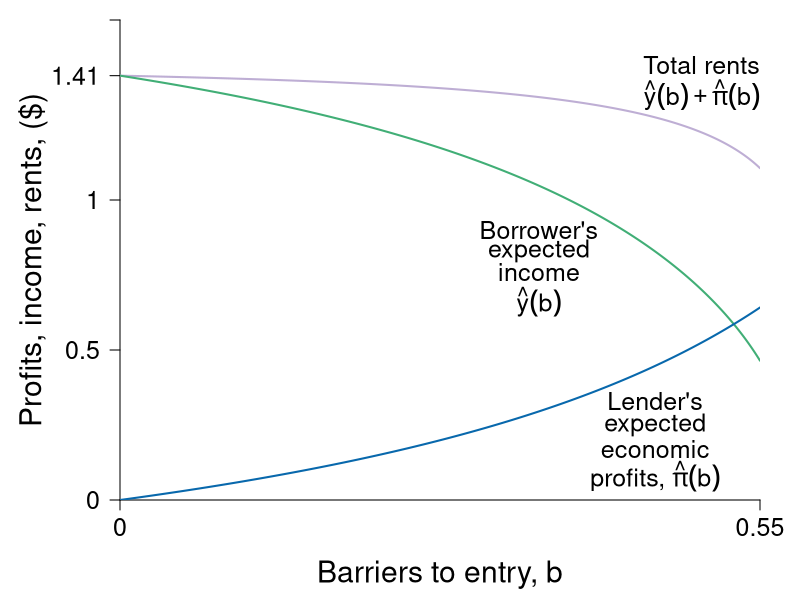

Here is the R script that generated this plot:
#' Graph Designer: Simon Halliday
#' Authors: Bowles and Halliday
#' Title: Coordination, Conflict and Competition: A Text in Microeconomics

library(shape)
pdf(file = "credit/credit_barriers_rents.pdf", width = 8, height = 6)

#Set parameters for graphics
pointsize <- 1.8
axislabelsize <- 1.8
labelsize <- 1.5
namesize <- 1.8
annotatesize <- 1.5
graphlinewidth <- 2
segmentlinewidth <- 1.5

COL <- c("#7fc97f", "#beaed4", "#fdc086", "#ffff99", "#386cb0", "#f0027f", "#bf5b17", "#666666")
COLA <- c("#e0f3db", "#99d8c9","#66c2a4","#41ae76", "#238b45", "#005824")
COLB <- c("#c6dbef", "#4eb3d3", "#2b8cbe", "#0868ac","#084081")
COLC <- c("#fcfbfd", "#efedf5", "#dadaeb", "#bcbddc", "#9e9ac8", "#807dba", "#6a51a3", "#54278f", "#3f007d")
grays <- gray.colors(25, start = 1, end = 0, alpha = 1)

#Edited the margins to cater for the larger LHS labels
par(mar =  c(5, 6, 1, 2))

brfFn <- function(delta, q = 1, k = 1) {
  .5 + (delta / (2 * q)) * (1 - k)
}

yhat <- function(b, rho = 0.05) {
 5/4 -(1 + rho)/(2*(1-b)) + (5/4)*(1 - (4/5)*(1+rho)/(1 - b))^(0.5) 
}


yHatb <- function(b, rho = 0.05, k = 0.5) {
  (5/4)*(1 + (1 - (4/5)*(1+rho)*(1 - k)/(1 - b))^(0.5) - (2/5)*(1 + rho)*(1 - k)/(1 - b)) - (1 + rho)*k 
}

profitFn <- function(b, rho = 0.05) {
  ((1 + rho)/(1 - b)) - (1 + rho)
}

piHatb <- function(b, rho = 0.05, k = 0.5) {
  ((1 + rho)*b*(1-k)/(1 - b))
}

piHatyHatb <- function(b, rho = 0.05, k = 0.5) {
  (5/4)*(1 + (1 - (4/5)*(1+rho)*(1 - k)/(1 - b))^(0.5) - (2/5)*(1 + rho)*(1 - k)/(1 - b)) - (1 + rho)*k  + ((1 + rho)*b*(1-k)/(1 - b))
}

piHatyHat <- function(b, rho = 0.05) {
  5/4 + (1 + rho)/(2*(1-b)) + (5/4)*(1 - (4/5)*(1+rho)/(1 - b))^(0.5) 
}

yFn <- function(d1, f1, q = 1){
  q*f1*(1 - f1) - d1*(1 - f1)
}


xlims <- c(0, 0.55)
ylims <- c(0, 1.6)

npts <- 501 
d1 <- seq(xlims[1], xlims[2], length.out = npts)
f1 <- seq(ylims[1], ylims[2], length.out = npts) 
a <- c(0.0625)

plot(0, 0, xlim = xlims, ylim = ylims, type = "n",
     xlab = expression(paste("")),
     ylab = expression(paste("")), 
     xaxt = "n", 
     yaxt = "n", 
     cex.lab = axislabelsize, 
     bty = "n",
     xaxs = "i", 
     yaxs = "i"
)


ticksy <- c(ylims[1], 0.5, 1, yHatb(0), ylims[2])
ylabels <- c(ylims[1], 0.5, 1, round(yHatb(0),2), NA)
# ticksy <- c(ylims[1], ylims[2)
# ylabels <- c(NA, NA)
ticksx <- c(xlims[1], xlims[2])
xlabels <- c(0, xlims[2])

text((1 + 0.1)/(1 - 0.5), - 0.09, expression(paste(frac(1 + rho, 1 - b))), xpd = TRUE, cex = labelsize) 


npts <- 503 
xx1 <- seq(xlims[1], xlims[2], length.out = npts)


# Polygon
# COLD <- c("#deebf7", "#9ecae1")
# xpoly <- seq(from = (1 + 0.1)/(1 - 0), to = xlims[2], length.out = 500)
# ypoly <- isoprofitFn(xpoly, b = 0)
# polygon(x = xpoly, y = ypoly, col = COLD[1], density = NULL, border = NA)
# 
# xpoly1 <- c((1 + 0.1)/(1 - 0), xlims[2], xlims[2])
# ypoly1 <- c(0, 0, isoprofitFn(xlims[2], b = 0))
# polygon(x = xpoly1, y = ypoly1, col = COLD[1], density = NULL, border = NA)
# 
# xpoly2 <- seq(from = (1 + 0.1)/(1 - 0.5), to = xlims[2], length.out = 500)
# ypoly2 <- isoprofitFn(xpoly2, b = 0.5)
# polygon(x = xpoly2, y = ypoly2, col = COLD[2], density = NULL, border = NA)
# 
# xpoly3 <- c((1 + 0.1)/(1 - 0.5), xlims[2], xlims[2])
# ypoly3 <- c(0, 0, isoprofitFn(xlims[2], b = 0.5))
# polygon(x = xpoly3, y = ypoly3, col = COLD[2], density = NULL, border = NA)

#segments(0.25, 0, xlims[2], isoprofitFn(xlims[2], b = 0.5), col = COLD[2])

axis(1, at = ticksx, pos = 0, labels = xlabels, cex.axis = labelsize)
axis(2, at = ticksy, pos = 0, labels = ylabels, las = 1, cex.axis = labelsize)


#Draw the graphs
# lines(xx1, brfFn(xx1, k = 0.28), col = COLA[4], lwd = graphlinewidth)
# lines(xx1, brfFn(xx1, k = 0.5), col = COLA[4], lwd = graphlinewidth)
# lines(xx1, brfFn(xx1, k = 0.75), col = COLA[4], lwd = graphlinewidth)
lines(xx1, piHatyHatb(xx1), col = COL[2], lwd = graphlinewidth)
lines(xx1, yHatb(xx1), col = COLA[4], lwd = graphlinewidth)
lines(xx1, piHatb(xx1), col = COLB[4], lwd = graphlinewidth)


#Axis labels
#mtext(expression(paste("Interest factor, ", delta)), side = 1, line = 3.3, cex = axislabelsize)
text(0.5*(xlims[2]), -0.25 , expression(paste("Barriers to entry, ", b)), xpd = TRUE, cex = axislabelsize) 
text(-0.075, 0.5*(ylims[2]), expression(paste("Profits, income, rents, ($)")), xpd = TRUE, cex = axislabelsize, srt = 90) 

#segments(0.39, -1, 0.39, brfFn(0.39, k = 0.75), lty = 2, col = grays[20] , lwd = segmentlinewidth)
#points(0.39, brfFn(0.39, k = 0.75), pch = 16, col = "black", cex = 1.5)
#text(0.39 + 0.025, brfFn(0.39, k = 0.75) - 0.03, expression(paste(b)), cex = labelsize)

#segments(1, -1, 1, brfFn(delta = 1, k = 0.5), lty = 2, col = grays[20] , lwd = segmentlinewidth)
#points(1, brfFn(1, k = 0.5), pch = 16, col = "black", cex = 1.5)
# text(1, brfFn(1, k = 0.5) + 0.04, expression(paste(n)), cex = labelsize)

#segments(.59, -1, 0.59, brfFn(delta = 0.59, k = 0.75), lty = 2, col = grays[20] , lwd = segmentlinewidth)
#points(0.59, brfFn(0.59, k = 0.75), pch = 16, col = "black", cex = 1.5)
#text(0.59 + 0.025, brfFn(0.59, k = 0.75) - 0.03, expression(paste(a)), cex = labelsize)

#segments(.7, -1, 0.7, brfFn(delta = 0.7, k = 0.28), lty = 2, col = grays[20] , lwd = segmentlinewidth)
#points(0.7, brfFn(0.7, k = 0.28), pch = 16, col = "black", cex = 1.5)

# ZPC
# text(1.35, 0.925, expression(paste(hat(pi)[0]^{t==0} == 1 + rho[0])), cex = labelsize, xpd = TRUE)
# text(1.35, 0.75, expression(paste(hat(pi)[0]^{t==1} == 1 + rho[1])), cex = labelsize, xpd = TRUE)

# text(9, 0.93, expression(paste(hat(pi)[0]({b==0}) )), cex = labelsize, xpd = TRUE)
# text(9, 0.68, expression(paste(hat(pi)[1]({b==0.5}) )), cex = labelsize, xpd = TRUE)


# text(1.1, 1.08, expression(paste("BRF of previously excluded")), cex = labelsize, xpd = TRUE)
# text(1.1, 1.02, expression(paste("now marginal borrower")), cex = labelsize, xpd = TRUE)
# Arrows(1.1, 0.98, 1.1, 0.92, col = "black", lty = 1, lwd = 2, arr.type = "triangle", arr.lwd = 0.5)
# 
# text(1.1, 0.5, expression(paste("BRF of")), cex = labelsize)
# text(1.1, 0.44, expression(paste("wealthy borrower")), cex = labelsize)
# Arrows(1.1, 0.53, 1.1, 0.6, col = "black", lty = 1, lwd = 2, arr.type = "triangle", arr.lwd = 0.5)
# 
# 
# text(0.6, 0.91, expression(paste("BRF of previously")), cex = labelsize)
# text(0.6, 0.85, expression(paste("marginal borrower")), cex = labelsize)
# Arrows(0.6, 0.82, 0.6, 0.68, col = "black", lty = 1, lwd = 2, arr.type = "triangle", arr.lwd = 0.5)

#text(0.49, 0.15, expression(paste("Policy")), cex = labelsize)
#text(0.49, 0.09, expression(paste("Change")), cex = labelsize)

# text(4.7, 0.7, expression(paste("Barriers")), cex = labelsize)
# text(4.7, 0.65, expression(paste("decrease")), cex = labelsize)
text(4.6, 0.7, expression(paste("Lower")), cex = labelsize)
text(4.6, 0.65, expression(paste("barriers")), cex = labelsize)

Arrows(5.5, 0.62, 3.2, 0.62, col = "black", lty = 1, lwd = 2, arr.type = "triangle", arr.lwd = 0.5)


#Labels for lenders entering and leaving
text(2, 0.91, expression(paste("Lenders")), cex = labelsize)
text(2, 0.85, expression(paste("leaving")), cex = labelsize)


text(0.36, 0.9, expression(paste("Borrower's" )), cex = labelsize)
text(0.36, 0.83, expression(paste("expected" )), cex = labelsize)
text(0.36, 0.76, expression(paste("income" )), cex = labelsize)
text(0.36, 0.66, expression(paste(hat(y)(b))), cex = labelsize)


text(0.46, 0.33, expression(paste("Lender's" )), cex = labelsize)
text(0.46, 0.25, expression(paste("expected" )), cex = labelsize)
text(0.46, 0.17, expression(paste("economic")), cex = labelsize)
text(0.46, 0.08, expression(paste("profits, ", hat(pi)(b))), cex = labelsize)


#text(0.5, 1.51, expression(paste("Total" )), cex = labelsize)
text(0.5, 1.45, expression(paste("Total rents" )), cex = labelsize)
text(0.5, 1.35, expression(paste(hat(y)*(b) + hat(pi)*(b) )), cex = labelsize)

dev.off()
